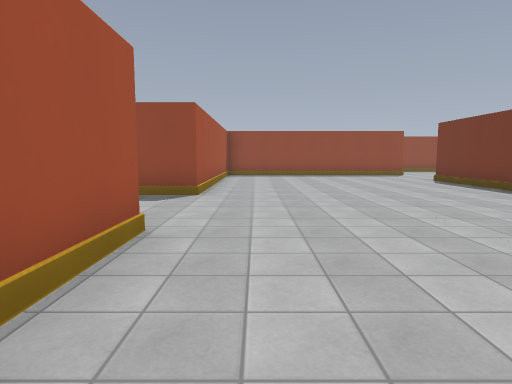
View 1 (above)

24 first-person views from a walk through a 3-D level made in the Godot game engine. The camera is 1.5 m above the floor, tilts 6° down and sees 75° across. The floor is counted in squares, 1.8 m on a side. Each view is taken from the middle of a square. On the plan, view 1 faces up. The plan holds only what a view shows up to about 11 squares ahead; the rest is blank. Flat picture figures and markers are left out. Characters and animated objects are not drawn. Surface patterns are stand-ins for the level's own textures.

View 2
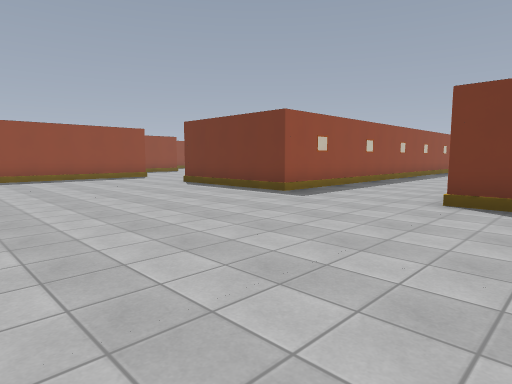

View 3
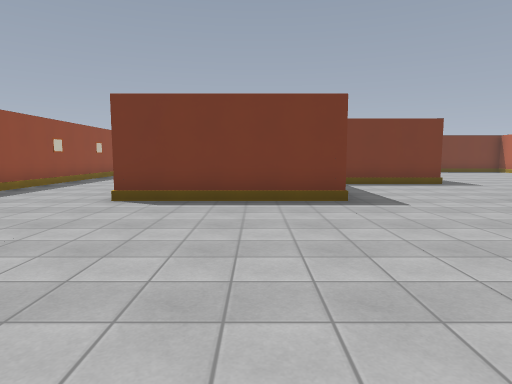

View 4
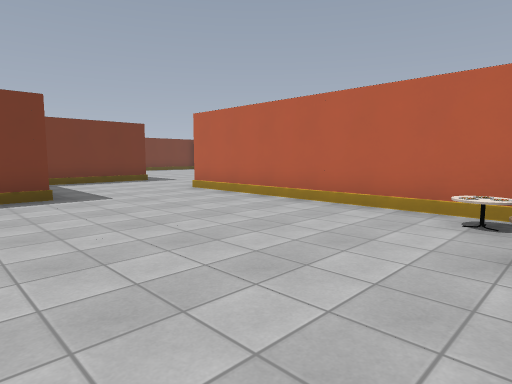

View 5
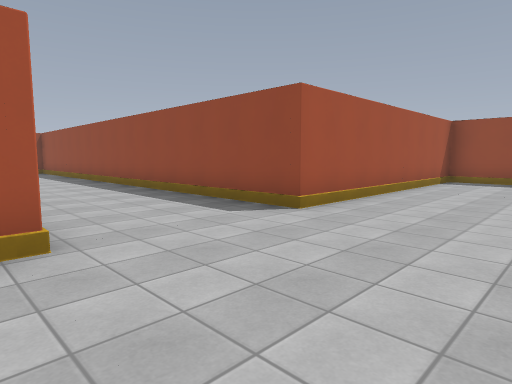

View 6
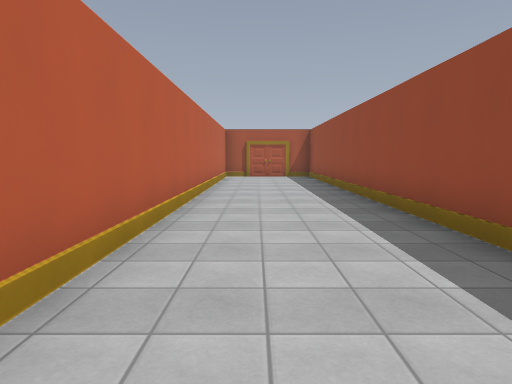

View 7
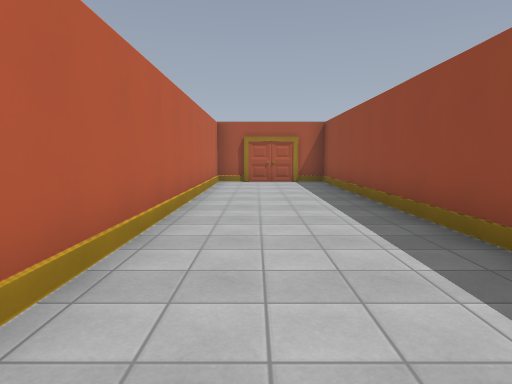

View 8
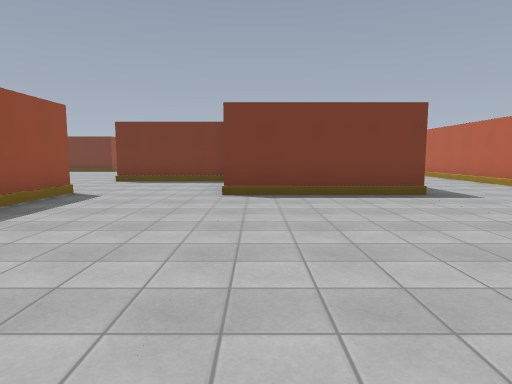

View 9
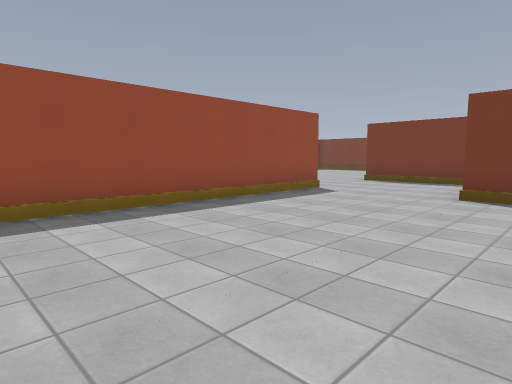

View 10
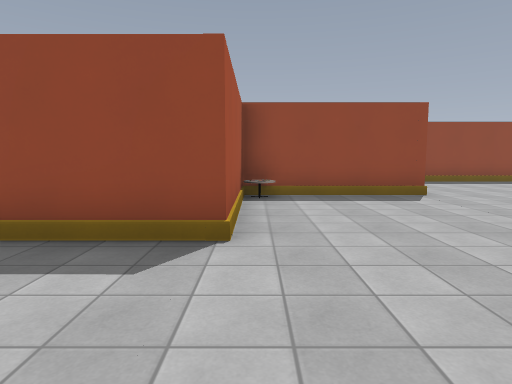

View 11
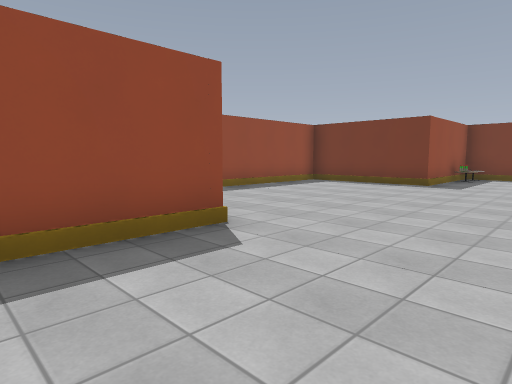

View 12
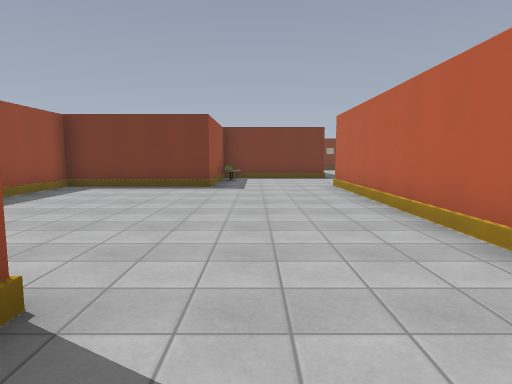

View 13
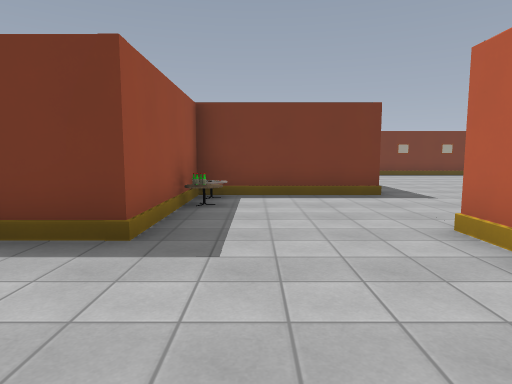

View 14
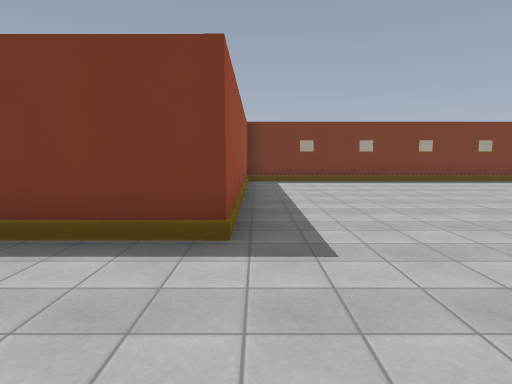

View 15
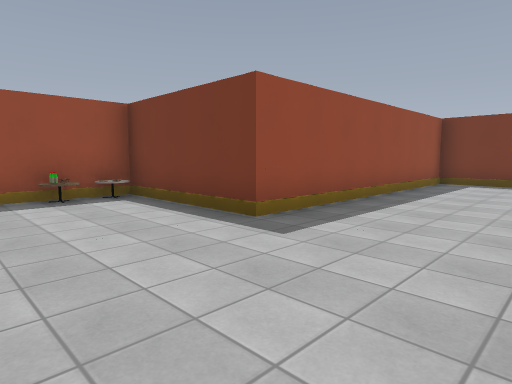

View 16
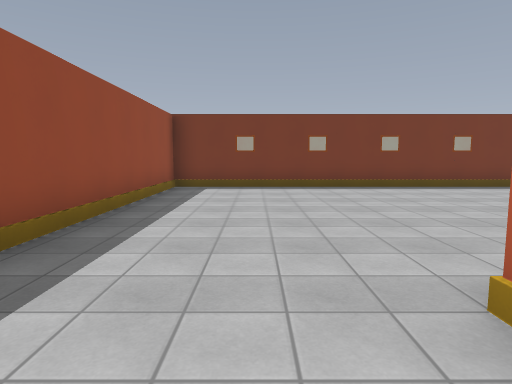

View 17
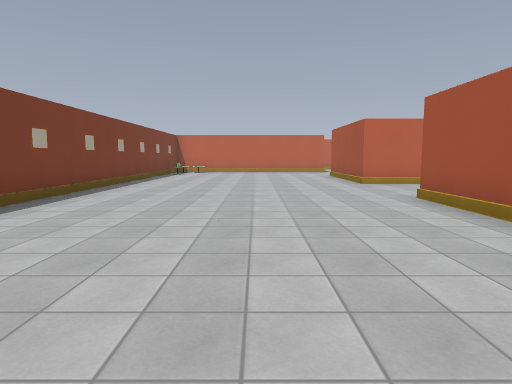

View 18
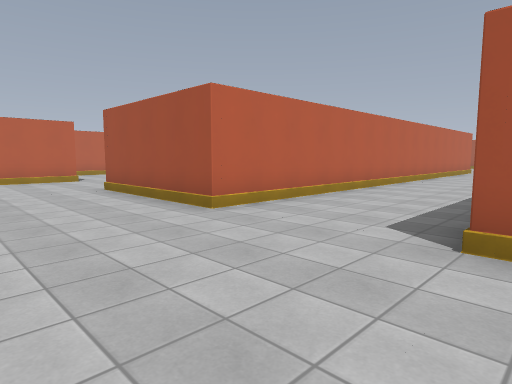

View 19
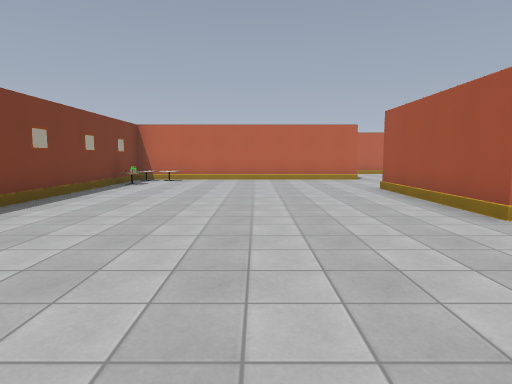

View 20
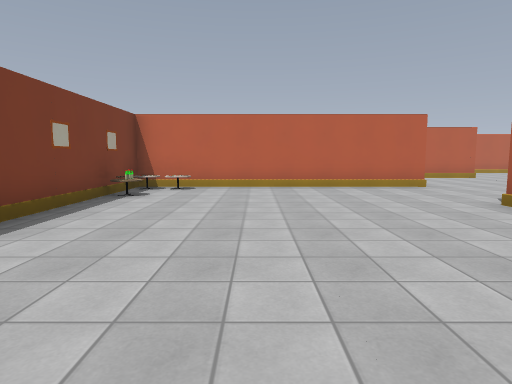

View 21
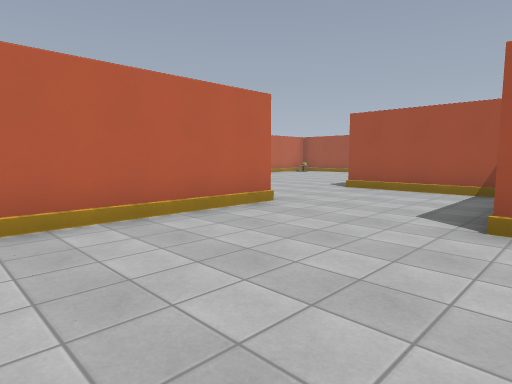

View 22
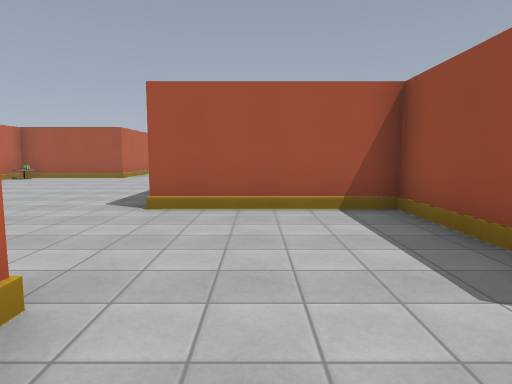

View 23
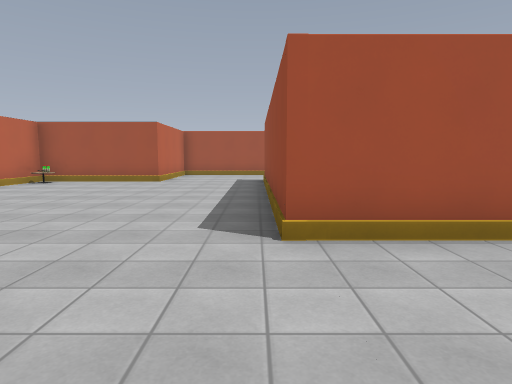

View 24
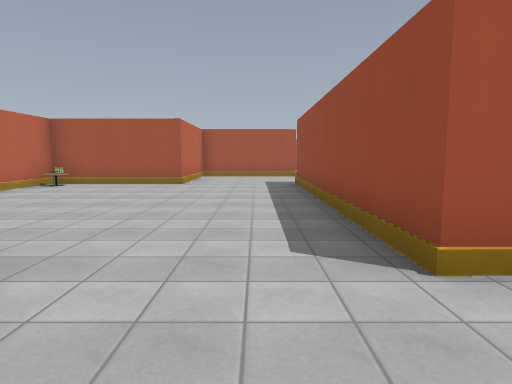

### Floor plan
Points are (right, up) in squares from view 1. A wall is a line through its corners. A room is listed if a view was taken in it or the views show most of it. See-through windows are left out.
Room 1 (views 1, 2, 3, 4, 5, 6, 7, 8, 9, 10, 11, 12, 13, 14, 15, 16, 17, 18, 19, 20, 21, 22, 23, 24)
walls: (11.1, 7.3) (6.3, 7.3) (6.3, 11.8); (14.6, 3.7) (22.7, 3.7) (22.7, -0.8); (8.5, 3.7) (10.1, 3.7); (10.3, 12.6) (10.3, 14.4); (6.3, -0.8) (6.3, 3.8); (11.9, 15.7) (18.8, 15.7); (21.1, -0.7) (18.7, -0.7) (18.7, -4.7) (10.3, -4.7) (10.3, -1.6); (22.7, 9.8) (22.7, 7.2); (10.8, 19.3) (7.8, 19.3); (-1.3, 3.8) (-1.3, 1.6); (6.7, 18.4) (6.7, 15.3) (-1.3, 15.3) (-1.3, 7.3) (-17, 7.3); (9.9, -8.3) (10.7, -8.3) (10.7, -11.5); (22.2, -4.3) (28.2, -4.3); (0.6, -4.3) (6.7, -4.3); (20.2, 19.3) (18.3, 19.3) (18.3, 23.3) (13.9, 23.3); (11.8, -12.3) (12.9, -12.3); (30.3, -3.5) (30.3, 15.3) (22.3, 15.3) (22.3, 18.5); (-17, 3.7) (-4.6, 3.7)
ways out: closed door at (-17, 5.5)
objects: other object (-1, -2); other object (0, -4); other object (7, 19); other object (11, -12); table (21, 19); other object (22, 19); other object (29, -4); other object (30, -4); table (30, -2)

Positions as (right, up) in squares from view 1, and headings:
1: (0, 0), facing up
2: (0, 2), facing up-right
3: (0, 1), facing right
4: (-1, 1), facing down-right
5: (2, 3), facing up-left
6: (-3, 5), facing left
7: (-6, 5), facing left
8: (-1, 11), facing right
9: (-1, 10), facing up-right
10: (7, 12), facing up
11: (8, 16), facing up-right
12: (9, 18), facing right
13: (15, 18), facing right
14: (19, 15), facing right
15: (19, 12), facing up-right
16: (21, 13), facing right
17: (26, 14), facing down
18: (26, 8), facing down-left
19: (26, 8), facing down
20: (27, 5), facing down
21: (27, 0), facing down-left
22: (24, -3), facing left
23: (22, -5), facing left
24: (21, -6), facing left
